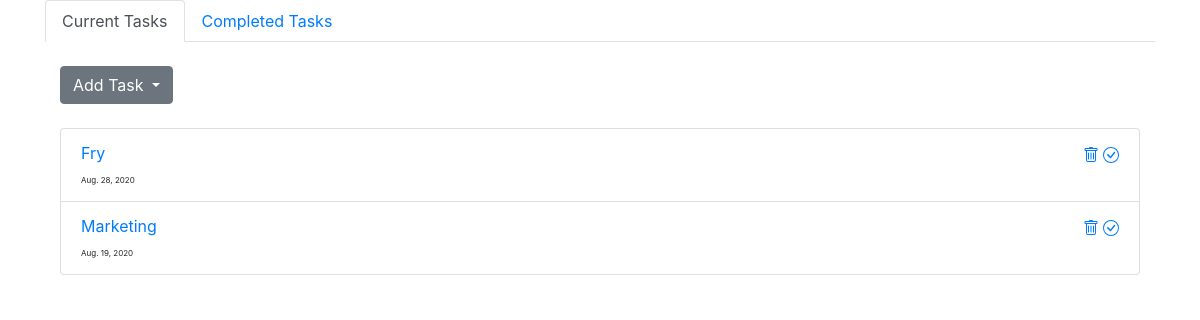
Before: / with the older database file.
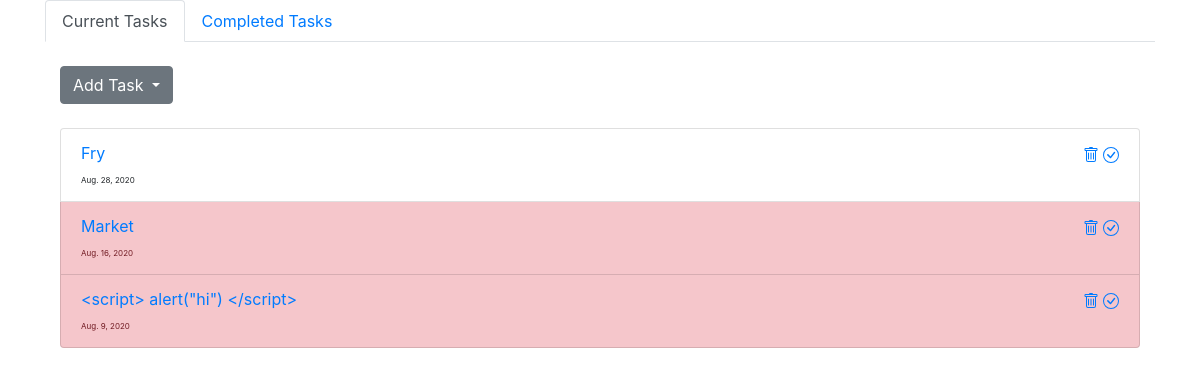
After: the same page with the newer database file.
### todo/models.py (models this page shows)
class Task(models.Model):
  PRIORITY_CHOICES = [
   (3, "High"),
   (2, "Mid"),
   (1, "Low"),
   ]
  name = models.CharField("Task name", max_length = 100)
  completed = models.BooleanField(default = False)
  time_created = models.DateField(auto_now_add = True)
  deadline = models.DateField(blank = True, null = True)
  priority = models.IntegerField(choices = PRIORITY_CHOICES, null = True, blank = True)
  def __str__(self):
    return self.name

### todo/views.py (the view)
# urls.py: path("", views.index, name = "index"),
def index(request):
  date = timezone.now()
  date = date.date()
  tasks = Task.objects.all().filter(completed = False).order_by("-priority")
  context = {"tasks": tasks, 'date':date}
  return render(request, "todo/index.html", context)

### todo/templates/todo/index.html (shortened to what this page needs)
{% extends 'base.html' %}
{% block header %}
  <ul class="nav nav-tabs dark">
    <li class="nav-item">
      <a class="nav-link active" href="/">Current Tasks</a>
    </li>
    <li class="nav-item">
      <a class="nav-link" href="{% url 'completed_tasks' %}">Completed Tasks</a>
    </li>
  </ul>
{% endblock %}
{% block content %}
<ul class="list-group">
  {% for task in tasks %}
  <li {% if date >= task.deadline %} class="list-group-item list-group-item-danger"  {% else %} class = "list-group-item" {% endif %} style="display: flex; justify-content: space-between;"><span><a href = "edit/{{task.id}}" >{{task}}</a> <br><small style="font-size: 0.5em">{{task.deadline}}</small></span>
  <span>
<a href = "delete_todo/{{task.id}}" ></a>
<a href="complete/{{task.id}}">
</a>
</span>
  </li>
  {% endfor %}
</ul>
{% endblock %}

Changed rows visible on the page:
removed Task: name "Marketing", deadline "Aug. 19, 2020"
added Task: name "Market", deadline "Aug. 16, 2020"
added Task: name "<script> alert(\"hi\") </script>", deadline "Aug. 9, 2020"
